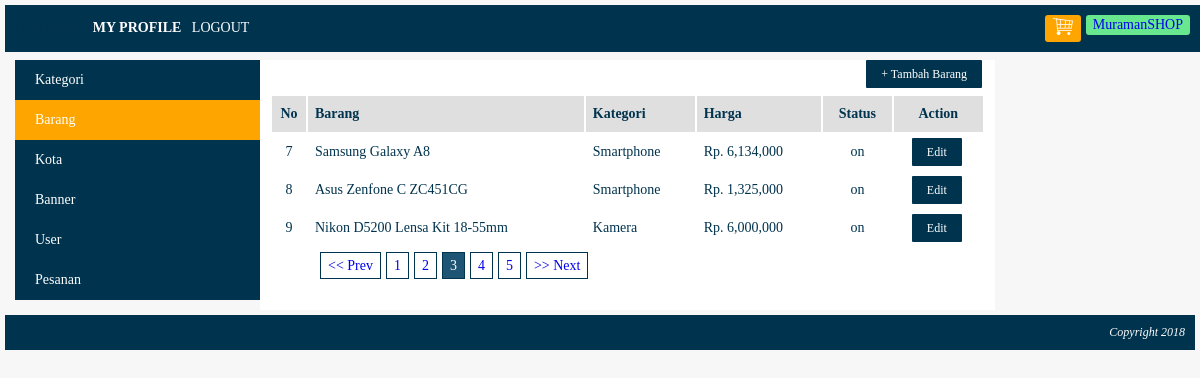
The app's page /index.php?page=my_profile&module=barang&action=list&pagination=3 (signed in) with its own data.
### tables this page shows
CREATE TABLE `barang` (
  `barang_id` int(10) NOT NULL,
  `kategori_id` int(10) NOT NULL,
  `nama_barang` varchar(250) NOT NULL,
  `spesifikasi` text NOT NULL,
  `gambar` varchar(300) NOT NULL,
  `harga` int(10) NOT NULL,
  `stok` tinyint(1) NOT NULL,
  `status` enum('on','off') NOT NULL
);

CREATE TABLE `kategori` (
  `kategori_id` int(10) NOT NULL,
  `kategori` varchar(150) NOT NULL,
  `status` enum('on','off') NOT NULL
);

### module/barang/list.php (the view)
<div id="frame-tambah">
   <a href="<?= BASE_URL.'index.php?page=my_profile&module=barang&action=form';?>" class="tombol-action">
      + Tambah Barang
   </a>
</div>
<?php
    $pagination = isset($_GET['pagination']) ? $_GET['pagination'] : 1;
    $data_per_halaman = 3;
    $mulai_dari = ($pagination-1)*$data_per_halaman;
   $queryBarang = mysqli_query($koneksi, "SELECT barang.*, kategori.kategori FROM barang JOIN kategori ON barang.kategori_id=kategori.kategori_id LIMIT $mulai_dari, $data_per_halaman");
   if(mysqli_num_rows($queryBarang) == TRUE ){
      echo "
         <table class='table-list'>
            <tr class='baris-title'>
               <th class='no'>No</th>
               <th class='kiri'>Barang</th>
               <th class='kiri'>Kategori</th>
               <th class='kiri'>Harga</th>
               <th class='tengah'>Status</th>
               <th class='tengah'>Action</th>
            </tr>";
         $no=1 + $mulai_dari;
         while($row= mysqli_fetch_assoc($queryBarang)){
            echo
            "<tr>
               <td class='no'>$no</td>
               <td class='kiri'>$row[nama_barang]</td>
               <td class='kiri'>$row[kategori]</td>
               <td class='kiri'>".rupiah($row['harga'])."</td>
               <td class='tengah'>$row[status]</td>
               <td class='tengah'>
               <a class='tombol-action' href='".BASE_URL."index.php?page=my_profile&module=barang&action=form&id=$row[barang_id]'>Edit</a>
               </td>
            </tr>";
            $no++;
         }
         echo"</table>";
         $queryHitungBarang= mysqli_query($koneksi,"SELECT * FROM barang");
         pagination($queryHitungBarang,$data_per_halaman,$pagination,"index.php?page=my_profile&module=barang&action=list");
   }else{
      echo"TAbel KOSONG";
   }

### index.php (shortened to what this page needs)
<?php
include_once('functions/helper.php');
$page = isset($_GET['page']) ? $_GET['page'] : false;
$user_id = isset($_SESSION['user_id']) ? $_SESSION['user_id'] : false;
$nama = isset($_SESSION['nama']) ? $_SESSION['nama'] : false;
?>
<!DOCTYPE html>
<html lang="en">
<head>
   <link rel="stylesheet" href="<?= BASE_URL.'css/style.css'; ?>">
   <link rel="stylesheet" href="<?= BASE_URL.'css/banner.css'; ?>">
</head>
<body>
   <div id="container">
   <div id="header">
         <div id="menu">
            <div id="user">
            <?php
               if($user_id){
                  echo "HI <b>$nama</b> ,
                        <a href='".BASE_URL."index.php?page=my_profile&module=pesanan&action=list'>
                        <b>My Profile </b>
                        </a>
                        <a href='".BASE_URL."logout.php'> Logout </a>";
               }else{
                  echo " <a href='".BASE_URL."index.php?page=login' >Login</a>
                        <a href='".BASE_URL."index.php?page=register'>Register</a>";
               }
            ?>
            </div>
            <a href="<?= BASE_URL.'index.php';?>" id="button-mushop">
               MuramanSHOP
            </a>
            <a href="<?= BASE_URL.'index.php?page=keranjang';?>" id="button-keranjang">
               <img src="<?= BASE_URL.'images/cart.png';?>" >
            </a>
         </div>
      </div>
      <div id="content">
         <?php
            $filename = "$page.php";
            if (file_exists($filename)){
               include_once($filename);
            }else{
               include_once("main.php");
            }
         ?>
      </div>
      <div id="footer">
         <p>Copyright 2018</p>
      </div>
   </div>
</body>
</html>

### my_profile.php (shortened to what this page needs)
<?php
   if($user_id){
      $module = isset($_GET['module'])? $_GET['module'] : false;
      $action = isset($_GET['action'])? $_GET['action'] : false;
   }
?>
<div id="bg-page-profile">
   <div id="menu-profile">
      <ul>
         <?php
            if($level == "superadmin"){
         ?>
            <li>
               <a <?php if($module == 'kategori'){ echo "class='active'";}?> href="<?= BASE_URL.'index.php?page=my_profile&module=kategori&action=list';?>">Kategori</a>
            </li>
            <li>
               <a <?php if($module == 'barang'){ echo "class='active'";}?> href="<?= BASE_URL.'index.php?page=my_profile&module=barang&action=list';?>">Barang</a>
            </li>
            <li>
               <a <?php if($module == 'kota'){ echo "class='active'";}?> href="<?= BASE_URL.'index.php?page=my_profile&module=kota&action=list';?>">Kota</a>
            </li>
            <li>
               <a <?php if($module == 'banner'){ echo "class='active'";}?> href="<?= BASE_URL.'index.php?page=my_profile&module=banner&action=list';?>">Banner</a>
            </li>
            <li>
               <a <?php if($module == 'user'){ echo "class='active'";}?> href="<?= BASE_URL.'index.php?page=my_profile&module=user&action=list';?>">User</a>
            </li>
         <?php
            }
         ?>
         <li>
            <a <?php if($module == 'pesanan'){ echo "class='active'";}?> href="<?= BASE_URL.'index.php?page=my_profile&module=pesanan&action=list';?>">Pesanan</a>
         </li>
      </ul>
   </div>
   <div id="profile-content">
      <?php
         $file = "module/$module/$action.php";
         if(file_exists($file)){
            include_once($file);
         }else{
            echo "<p><b>Maaf file tidak ada</b></p>";
         }
      ?>
   </div>
</div>

### functions/helper.php (shortened to what this page needs)
<?php
function rupiah($nilai){
   return $string = "Rp. ".number_format($nilai);
}
function pagination($query, $data_per_halaman, $pagination, $url ){
   $total_data=mysqli_num_rows($query);
   $total_halaman= ceil($total_data/$data_per_halaman);
   $batasJumlahHalaman =5;
   $mulaiPagination =1;
   $batasAkhirPagination=$total_halaman;
   echo"<ul class='pagination'>";
   if($pagination > 1){
      $prev=$pagination-1;
      echo "<li><a href='".BASE_URL."$url&pagination=$prev' ><< Prev</a></li>";
   }
   if($total_halaman >= $batasJumlahHalaman){
      $batasAkhirPagination= ($mulaiPagination-1) + $batasJumlahHalaman;
   }
   for($i=$mulaiPagination; $i<=$batasAkhirPagination; $i++){
      if($pagination == $i){
      echo "<li><a href='".BASE_URL."$url&pagination=$i' class='active'>$i</a></li>";
      }else{
      echo "<li><a href='".BASE_URL."$url&pagination=$i'>$i</a></li>";
      }
   }
   if($pagination < $total_halaman){
      $next=$pagination+1;
      echo "<li><a href='".BASE_URL."$url&pagination=$next' >>> Next</a></li>";
   }
   echo"</ul>";
}

### css/style.css (style rules this page uses)
body { font-family:Verdana; font-size: 14px; color:#00334e; background: #f7f7f7; margin: 0px; padding: 0px; box-sizing: border-box; }
#container { height: auto; margin-top: 0px auto; padding-top: 0px; padding: 5px; box-sizing: border-box; }
#container #header { margin-top: 0px; position: absolute; overflow: hidden; width: 100%; }
#container #header #menu { background:#00334e; padding:10px; overflow: hidden; }
#header #menu #user { float: left; text-transform: uppercase; }
#header #menu #user a { text-decoration: none; color:white; padding-right: 7px; margin-top: 5px; display: inline-block; }
a#button-mushop { float: right; padding: 2px 7px; margin-right: 5px; background: rgb(103, 231, 142); border-radius: 3px; text-decoration: none; box-sizing: border-box; }
a#button-keranjang { float: right; padding: 2px 7px; margin-right: 5px; background: orange; border-radius: 3px; text-decoration: none; box-sizing: border-box; }
#footer { width: 100%; box-sizing: border-box; }
#container #footer { background:#00334e;; padding: 10px; }
#container #footer p { text-align: right; font-size: 12px; font-style: italic; margin: 0px; color: white; }
#container #content { padding: 5px 10px; margin-top: 50px; box-sizing: border-box; }
#bg-page-profile { overflow: hidden; }
#menu-profile { float: left; width: 245px; background-color:#00334e;; }
#menu-profile ul { list-style: none; margin: 0px; padding: 0px; }
#menu-profile ul li a { display: block; color: white; text-decoration: none; padding: 12px 20px; }
#menu-profile ul li a:hover, #menu-profile ul li a.active { background: orange; }
#profile-content { background: white; float: left; width: 735px; min-height: 250px; padding: 6px 10px; box-sizing: border-box; }
.table-list { width: 100%; }
.table-list tr.baris-title { background: #e0dfdf; }
.table-list tr th, .table-list tr td { padding: 10px 7px; }
.no { width: 20px; text-align: center; }
.kiri { text-align: left; }
.tengah { text-align: center; }
#frame-tambah { margin-bottom: 12px; text-align: right; }
.tombol-action { background:#00334e;; color: white; border-radius: 1px; margin-right: 3px; padding: 7px 15px; text-decoration: none; font-size: 12px; }
ul.pagination { margin:10px 0px 0px 50px; list-style: none; padding: 0px; }
ul.pagination li { float: left; }
ul.pagination li a { text-decoration: none; padding: 5px 7px; border: 1px solid#00334e;; margin-right: 5px; }
ul.pagination li a.active { background:#1e5474; color: white; }

### records on screen
barang: nama_barang "Samsung Galaxy A8", kategori.kategori "Smartphone", harga "Rp. 6,134,000", status "on"
barang: nama_barang "Asus Zenfone C ZC451CG", kategori.kategori "Smartphone", harga "Rp. 1,325,000", status "on"
barang: nama_barang "Nikon D5200 Lensa Kit 18-55mm", kategori.kategori "Kamera", harga "Rp. 6,000,000", status "on"
